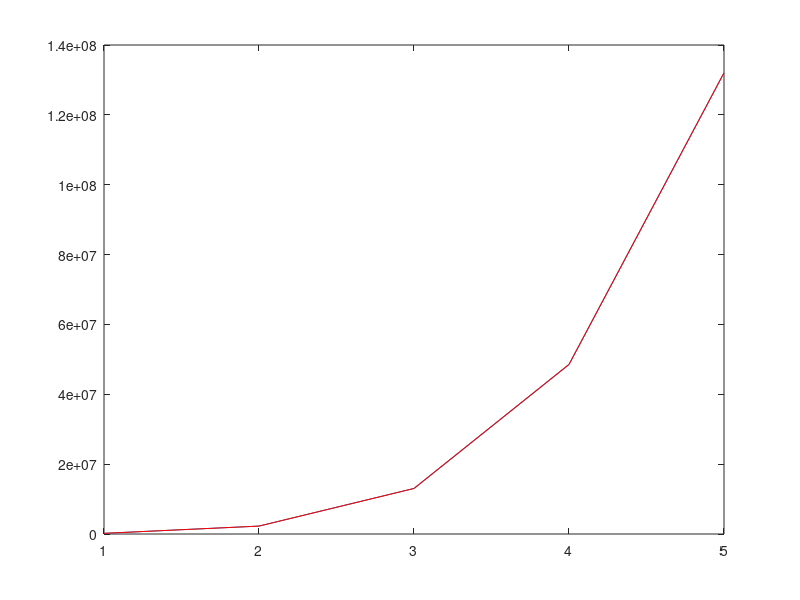

The MATLAB source for this figure:
% // TI File $Revision: /main/3 $
% // Checkin $Date: November 1, 2010   13:05:07 $
% // =====================================================================================
% //  This software is licensed for use with Texas Instruments C28x
% //  family DSCs.  This license was provided to you prior to installing
% //  the software.  You may review this license by consulting a copy of
% //  the agreement in the doc directory of this library.
% // -------------------------------------------------------------------------------------
% //          Copyright (C) 2010-2011 Texas Instruments, Incorporated.
% //                          All Rights Reserved.
% //======================================================================================
% //
% // 	FILE:    FixedPointIIR32.m
% //
% // 	TITLE:   DSP2833x Device Fixed Point 32 Bit IIR Test Program   
% //
% //
% // 	ASSUMPTIONS:
% //
% //   	This matlab code is reference code for debugging FixedPoint DSP library
% //    function IIR32_calc and example project 2833x_FixedPoint_IIR32. 
% //
% //
% //   
% //    Watch Variables:
% //
% //      x_raw_sig         Input signal (float)
% //      x_Q31             Input signal (Q31)
% //      B,A               IIR filter coefficients array b,a
% //      filter_out_Q31    Filtered result using standard MATLAB filter function
% //                        filer. It is used as reference to compare with
% //                        the fixed point result. (Q31)
% //      x_output_final    Output data by fixed point algorithm (Q31). 
% //
% //######################################################################################
% //
% // 
% //######################################################################################

clear all
close all

disp('==============================================================');
disp('input signal is stored as Q31 format');
disp('==============================================================');
disp('this is Matlab version of IIR32 code');
disp('The result is stored in array x_output_final in Q31 format');
disp('The signal is stored in array x_raw_sig');
disp('The fixed point input signal is stored in x_Q31 in Q31 format');
disp('==============================================================');

MAX_TAPS=5;

RadStep = 0.1963495408494;

N=input('Please enter signal length N =');
halfSize=N-1;

Rad=[0:RadStep:(halfSize)*RadStep];

Rx=sin(Rad)+cos(Rad*2.3567);
Ix=0*(cos(Rad*8.345) + sin(Rad*5.789));

x=Rx+j*Ix;
x_raw_sig=x/2;

x_Q31=2^31*x/2;

B=[      0.000176614401432267
       0.00123630081002587
       0.00370890243007761
       0.00618150405012935
       0.00618150405012935
       0.00370890243007761
       0.00123630081002587
      0.000176614401432267];

A=[                         1
         -3.84708594662977
          6.78600477287384
         -6.96288772960265
          4.44516236478943
         -1.75415688503484
          0.39441771610976
       -0.0388476491224433];
   
 A=A';B=B';
 
 filter_out_Q31=filter(B,A,x_Q31);

% good
 isos=[ 20118017   20118017   0         536870912  -248624377     0
        43749199   87498398  43749199   536870912  -517372703   141524868
        35450657   70901314  35450657   536870912  -583544331   228291242
       875854244   1751708488 875854244 536870912  -715847129   401770939];

 isf=288246535;
 
d=zeros(4,3);
taps=3;

for k=1:length(x_Q31)
    
    accum=floor(x_Q31(k)*isf/2^32);
    
    for j=1:4

        b_temp=isos(j,1:3);
        a_temp=isos(j,4:6);
        
        for ii=2:taps
            accum=accum-ceil(a_temp(ii)*d(j,ii)/2^32);
        end

        d(j,1)=floor(accum*2^3);
        
        accum1=0;
        
        for ii=1:taps
            accum1=accum1+floor(b_temp(ii)*d(j,ii)/2^32);
        end
        
        for ii=(taps-2+1):-1:1
            d(j,ii+1)=d(j,ii);
        end
        
        accum=floor(accum1);
    
    end
    
    x_no_scale_biq_fixed(k)=(accum1)*2^3;      % direct I form high order implementation output
    
end
   
figure(1)
plot(filter_out_Q31)
peak1=max(filter_out_Q31);
hold on
peak2=max(x_no_scale_biq_fixed);
plot(x_no_scale_biq_fixed,'r')

x_output_final=floor(x_no_scale_biq_fixed/2);












